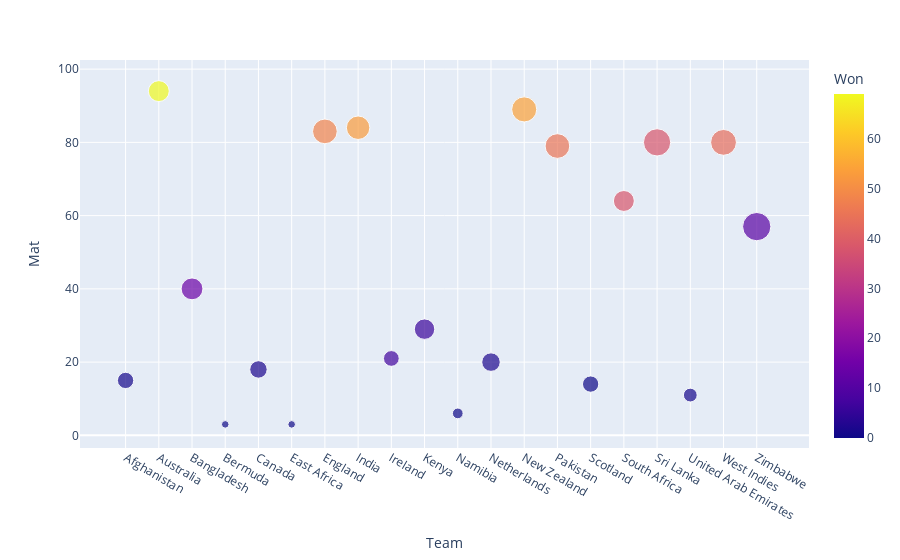

The notebook cell this image was saved under:
### Code cell
import plotly.express as px
fig = px.scatter(data, x=data.Team, y=data.Mat, color=data.Won,size=data.Lost, hover_data=[data.Won])
fig.show()

### Figure 1 — Plotly figure (JSON) as saved in the notebook; plotly's stock layout.template omitted (floating-point values rounded to 4 significant figures)
{"data": [{"customdata": [[1], [69], [14], [0], [2], [0], [48], [53], [7], [6], [0], [2], [54], [45], [0], [38], [38], [1], [43], [11]], "hovertemplate": "Team=%{x}<br>Mat=%{y}<br>Lost=%{marker.size}<br>Won=%{marker.color}<extra></extra>", "legendgroup": "", "marker": {"color": [1, 69, 14, 0, 2, 0, 48, 53, 7, 6, 0, 2, 54, 45, 0, 38, 38, 1, 43, 11], "coloraxis": "coloraxis", "size": [14, 23, 25, 3, 16, 3, 32, 29, 13, 22, 6, 18, 33, 32, 14, 23, 39, 10, 35, 42], "sizemode": "area", "sizeref": 0.105, "symbol": "circle"}, "mode": "markers", "name": "", "orientation": "v", "showlegend": false, "type": "scatter", "x": ["Afghanistan", "Australia", "Bangladesh", "Bermuda", "Canada", "East Africa", "England", "India", "Ireland", "Kenya", "Namibia", "Netherlands", "New Zealand", "Pakistan", "Scotland", "South Africa", "Sri Lanka", "United Arab Emirates", "West Indies", "Zimbabwe"], "xaxis": "x", "y": [15, 94, 40, 3, 18, 3, 83, 84, 21, 29, 6, 20, 89, 79, 14, 64, 80, 11, 80, 57], "yaxis": "y"}], "layout": {"coloraxis": {"colorbar": {"title": {"text": "Won"}}, "colorscale": [[0, "#0d0887"], [0.1111, "#46039f"], [0.2222, "#7201a8"], [0.3333, "#9c179e"], [0.4444, "#bd3786"], [0.5556, "#d8576b"], [0.6667, "#ed7953"], [0.7778, "#fb9f3a"], [0.8889, "#fdca26"], [1, "#f0f921"]]}, "legend": {"itemsizing": "constant", "tracegroupgap": 0}, "margin": {"t": 60}, "xaxis": {"anchor": "y", "domain": [0, 1], "title": {"text": "Team"}}, "yaxis": {"anchor": "x", "domain": [0, 1], "title": {"text": "Mat"}}}}
